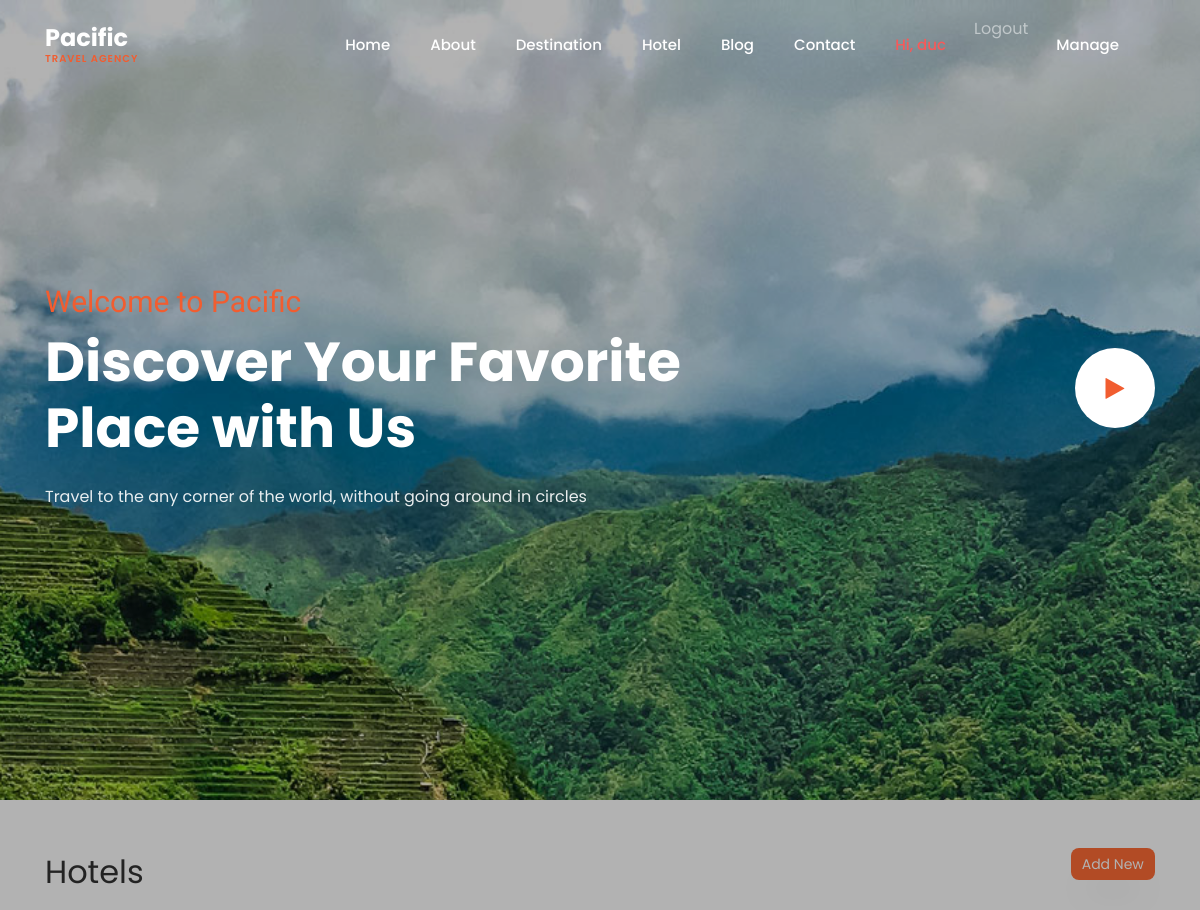
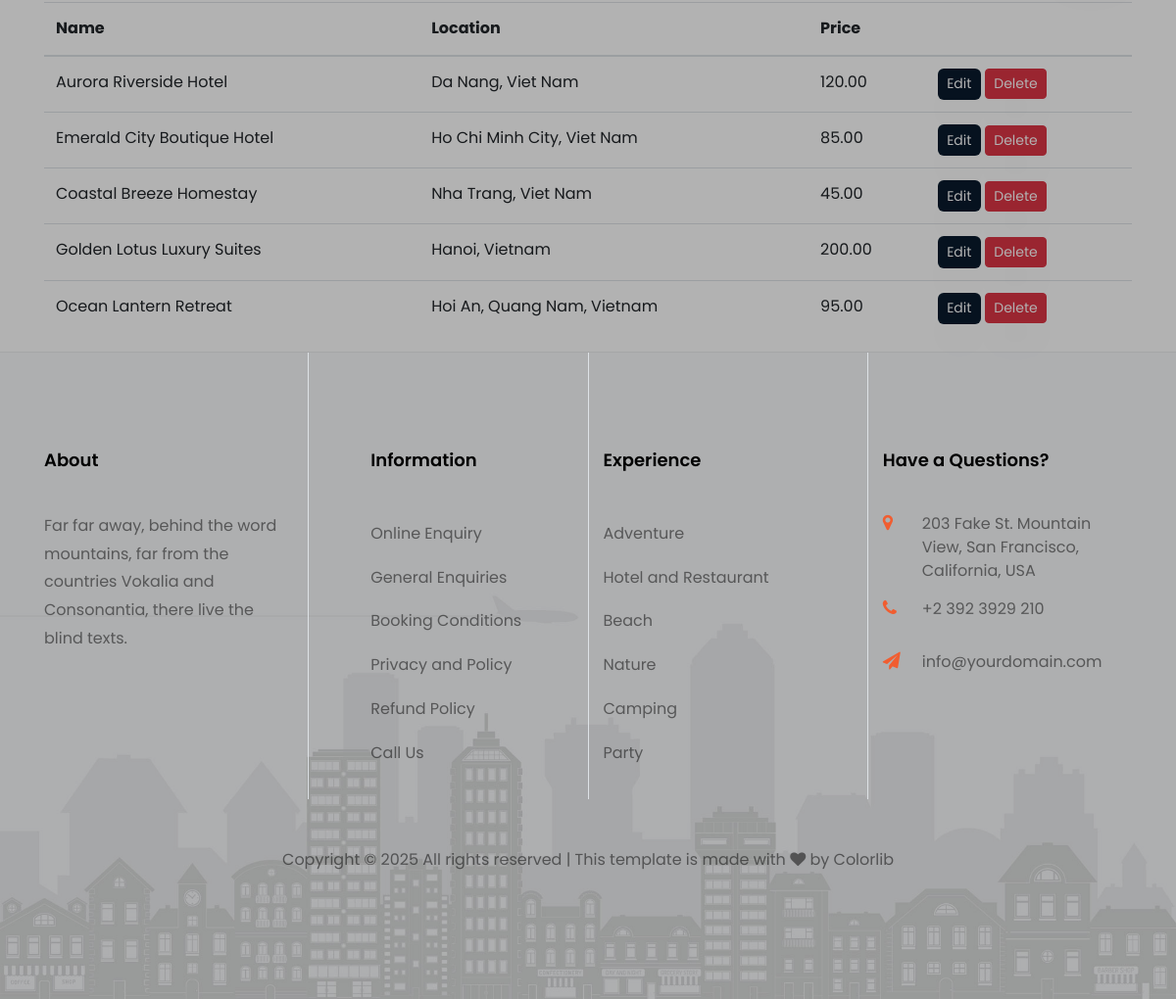
The page /manage/hotels/ (signed in) on the database its author committed (2 pictures, top to bottom).
### app/models.py (models this page shows, shortened)
class Hotel(models.Model):
    name = models.CharField(max_length=200)
    image = models.ImageField(upload_to='hotels/')
    price = models.DecimalField(max_digits=10, decimal_places=2)
    price_unit = models.CharField(max_length=20, default='person')
    duration = models.CharField(max_length=50)
    location = models.CharField(max_length=200)
    star_rating = models.IntegerField(default=5)
    bath_count = models.IntegerField(default=0)
    bed_count = models.IntegerField(default=0)
    amenity = models.CharField(max_length=100)
    description = models.TextField(blank=True, null=True)

### app/views.py (the view)
    def _wrapped(request, *args, **kwargs):
        if not request.user.is_staff:
            messages.error(request, 'Bạn không có quyền truy cập trang này.')
            return redirect('index')
        return view_func(request, *args, **kwargs)

### app/views.py (called while the page is built)
def staff_required(view_func):
    def _wrapped(request, *args, **kwargs):
        if not request.user.is_staff:
            messages.error(request, 'Bạn không có quyền truy cập trang này.')
            return redirect('index')
        return view_func(request, *args, **kwargs)
    return _wrapped

@login_required
@staff_required
def hotel_list_manage(request):
    hotels = Hotel.objects.all()
    return render(request, 'hotel_list_manage.html', {'hotels': hotels})

### templates/hotel_list_manage.html
{% extends 'base.html' %}
{% block content %}
<div class="container mt-5">
    <h2>Hotels <a href="{% url 'hotel_add' %}" class="btn btn-orange btn-sm float-right">Add New</a></h2>
    <table class="table mt-3">
        <thead>
            <tr>
                <th>Name</th>
                <th>Location</th>
                <th>Price</th>
                <th></th>
            </tr>
        </thead>
        <tbody>
            {% for h in hotels %}
            <tr>
                <td>{{ h.name }}</td>
                <td>{{ h.location }}</td>
                <td>{{ h.price }}</td>
                <td>
                    <a href="{% url 'hotel_edit' h.pk %}" class="btn btn-sm btn-navy">Edit</a>
                    <a href="{% url 'hotel_delete' h.pk %}" class="btn btn-sm btn-danger">Delete</a>
                </td>
            </tr>
            {% empty %}
            <tr><td colspan="4">No hotels</td></tr>
            {% endfor %}
        </tbody>
    </table>
</div>
{% endblock %}

### rows shown on the page
Hotel: name "Aurora Riverside Hotel", location "Da Nang, Viet Nam", price "120.00"
Hotel: name "Emerald City Boutique Hotel", location "Ho Chi Minh City, Viet Nam", price "85.00"
Hotel: name "Coastal Breeze Homestay", location "Nha Trang, Viet Nam", price "45.00"
Hotel: name "Golden Lotus Luxury Suites", location "Hanoi, Vietnam", price "200.00"
Hotel: name "Ocean Lantern Retreat", location "Hoi An, Quang Nam, Vietnam", price "95.00"
